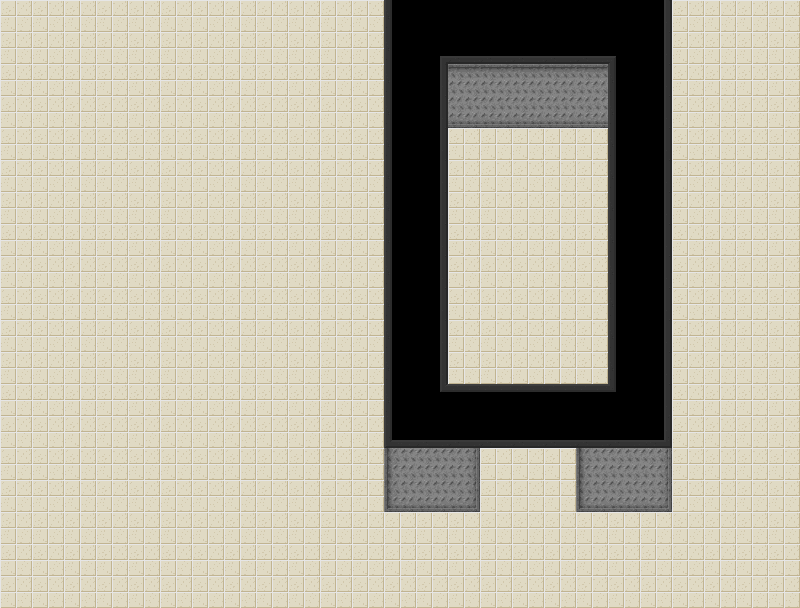

A level layout from a 2D game, rendered from its tile map. Below: a short description, then the map file with tile-grid data replaced by summaries:
An orthogonal 25x19 tile map with 32x32 px tiles, 2 tile layers (background, foreground), 1 hidden layer not drawn and 5 objects.

<map version="1.2" tiledversion="1.2.4" orientation="orthogonal" renderorder="right-down" width="25" height="19" tilewidth="32" tileheight="32" infinite="0" nextlayerid="9" nextobjectid="21">
 <tileset firstgid="1" name="sciFiTiles" tilewidth="32" tileheight="32" tilecount="512" columns="32">
  <image source="../tiles/sciFiTiles.png" width="1024" height="512" />
 </tileset>
 <layer id="1" name="background" width="25" height="19">
  <data>[475 cells, 475 non-empty, 18 distinct tile ids]</data>
 </layer>
 <layer id="5" name="walls" width="25" height="19" visible="0">
  <data>[475 cells, 82 non-empty, 17 distinct tile ids]</data>
 </layer>
 <layer id="3" name="foreground" width="25" height="19">
  <properties>
   <property name="depth" type="int" value="40" />
  </properties>
  <data>[475 cells, 10 non-empty, 2 distinct tile ids]</data>
 </layer>
 <objectgroup id="8" name="wallObjects">
  <object id="13" x="384.455" y="384.455" width="95.7668" height="62.4566" />
  <object id="15" x="386.231" y="1.77582" width="284.525" height="58.2928" />
  <object id="16" x="578.765" y="384.455" width="91.6031" height="62.4566" />
  <object id="17" x="609.299" y="37.474" width="61.0687" height="371.964" />
  <object id="18" x="385.843" y="40.2498" width="61.0687" height="363.636" />
 </objectgroup>
</map>
